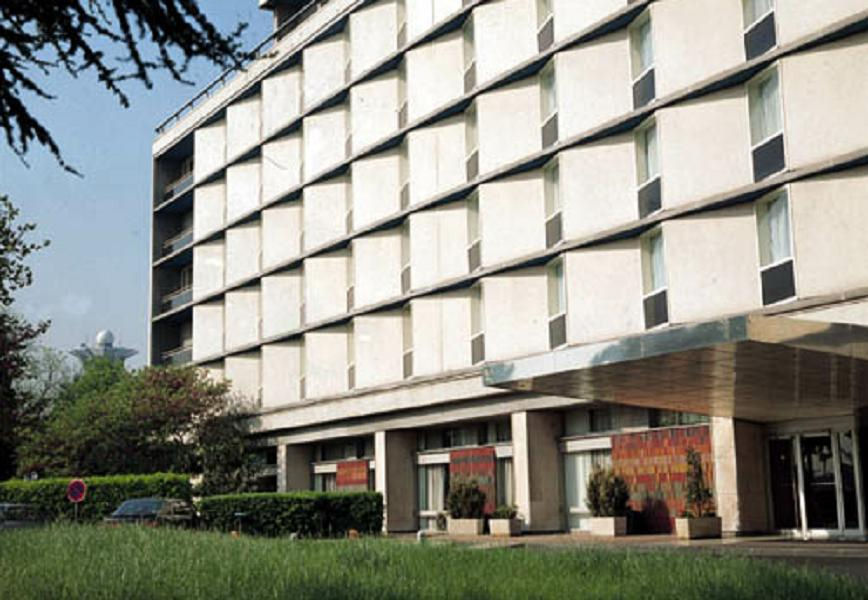
#> input picture images/Lines.jpg, 868 x 600 px
$ python canny_edge.py
#> lines starting #> are read from the running program, lines starting #| are printed output that depends on the picture
import numpy as np
from scipy import signal
from scipy.ndimage import filters
import matplotlib.pyplot as plt
from matplotlib import colors


def myCanny(image, tl, th):
    '''Canny edge detection algorithm
    inputs : Grayscale image , tl : low threshold, th : high threshold
    output : Edge image or Canny image
    Basic steps of canny are :
        1. Image smoothing using gaussian kernel for de-noising
        2. Getting gradient magnitude image
        3. None maxima suppression:
            Suppression of week edges at the same direction to have a thin edge
        4. Double thresholding :
            Suppress globally weak edges that bellow tl, and keep that above th
        5. Edge tracking:
            track remaining pixels with values in between tl and th. Suppress them
            if they haven't a strong edge in its neighbors.
    '''
    # 1. Image smoothing
    sigma = 1.4
    im1 = filters.gaussian_filter(image, (sigma, sigma))

    # 2. Getting gradient magnitude image
    sobelx = np.array([[-1, 0, 1],
                       [-2, 0, 2],
                       [-1, 0, 1]])
    sobely = sobelx.T

    Gx = signal.convolve2d(im1, sobelx, "same")
    Gy = signal.convolve2d(im1, sobely, "same")

    G = np.sqrt(Gx**2 + Gy**2)

    # 3. None maxima suppression
    # Getting gradient direction at first
    theta = np.arctan2(Gy, Gx)
    theta = 180 + (180/np.pi)*theta
    x0, y0 = np.where(((theta < 22.5)+(theta > 157.5)*(theta < 202.5)
                       + (theta > 337.5)) == True)
    x45, y45 = np.where(((theta > 22.5)*(theta < 67.5)
                         + (theta > 202.5)*(theta < 247.5)) == True)
    x90, y90 = np.where(((theta > 67.5)*(theta < 112.5)
                         + (theta > 247.5)*(theta < 292.5)) == True)
    x135, y135 = np.where(((theta > 112.5)*(theta < 157.5)
                           + (theta > 292.5)*(theta < 337.5)) == True)
    # Apply none-max suppression
    theta[x0, y0] = 0
    theta[x45, y45] = 1
    theta[x90, y90] = 2
    theta[x135, y135] = 3
    dirs = theta
    edgeCoords = np.array(G.nonzero()).T
    for c in edgeCoords:
        gradDir = dirs[c[0], c[1]]
        try:
            if gradDir == 0:
                idx = [[c[0], c[1]+1],
                       [c[0],  c[1]-1],
                       [c[0], c[1]+2],
                       [c[0], c[1]-2]]
            elif gradDir == 1:
                idx = [[c[0]+1, c[1]+1],
                       [c[0]-1,  c[1]-1],
                       [c[0]+2, c[1]+2],
                       [c[0]-2, c[1]-2]]
            elif gradDir == 2:
                idx = [[c[0]+1, c[1]],
                       [c[0]-1,  c[1]],
                       [c[0]+2, c[1]],
                       [c[0]-2, c[1]]]
            elif gradDir == 3:
                idx = [[c[0]+1, c[1]-1],
                       [c[0]-1,  c[1]+1],
                       [c[0]+2, c[1]-2],
                       [c[0]-2, c[1]+2]]
            for i in idx:
                if G[i[0], i[1]] > G[c[0], c[1]]:
                    G[c[0], c[1]] = 0
        except:
            pass

    # 4. Double Thresholding
    remainingEdges = np.array(G.nonzero()).T
    for e in remainingEdges:
        if G[e[0], e[1]] < tl:
            G[e[0], e[1]] = 0
        elif G[e[0], e[1]] > th:
            G[e[0], e[1]] = 255

    # 5. Edge tracking by hysteresis
    remEdges = np.array(G.nonzero()).T
    for re in remEdges:
        if G[re[0], re[1]] != 255:
            try:
                neighbors = G[re[0]-1:re[0]+2, re[1]-1:re[1]+2].flatten()
                if np.max(neighbors) == 255:
                    G[re[0], re[1]] = 255
                else:
                    G[re[0], re[1]] = 0
            except:
                G[re[0], re[1]] = 0
                continue
    return G


if __name__ == '__main__':
    # Load Image
    image = plt.imread("images/Lines.jpg")
#> image is the input picture: shape (600, 868, 3); mean R, G, B 143, 143.6, 133.8
    # Extract value channel (intensity)
    hsvImage = colors.rgb_to_hsv(image)
#> hsvImage: shape (600, 868, 3) float32; mean of channels 0, 1, 2 0.2, 0.2, 150.8
    valIm = hsvImage[..., 2]
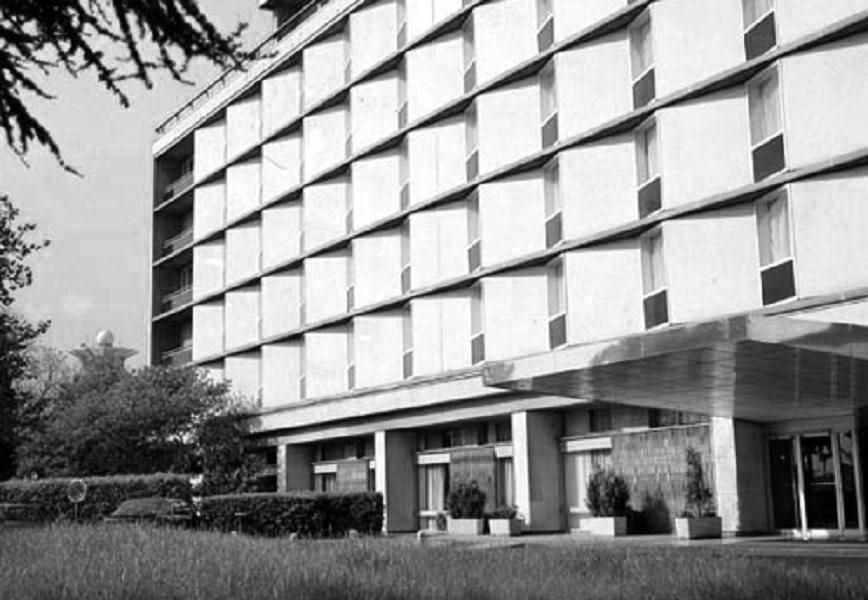
#> valIm: shape (600, 868) float32; min 0, max 255, mean 150.8
    cannyIm = myCanny(valIm, 75, 150)
#> in myCanny, `Gx = signal.convolve2d(im1, sobelx, "same")`:
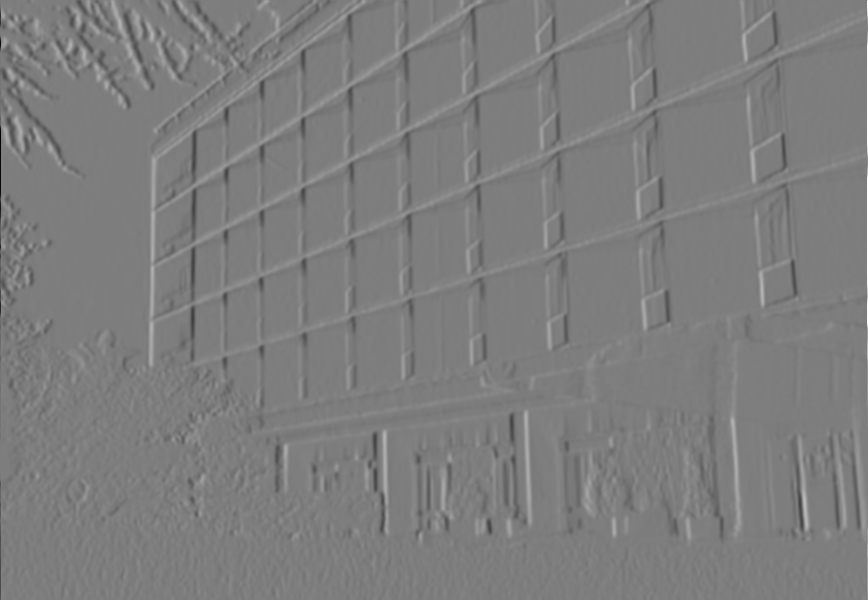
#> Gx: shape (600, 868) float64; min -915.7, max 940, mean -0.2; drawn with min black and max white
#> in myCanny, `Gy = signal.convolve2d(im1, sobely, "same")`:
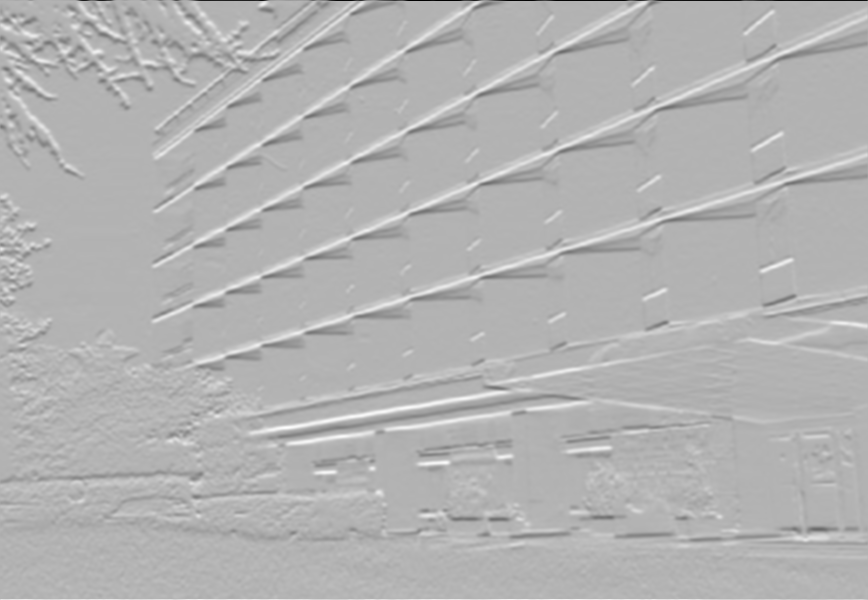
#> Gy: shape (600, 868) float64; min -1019.5, max 433, mean 0.6; drawn with min black and max white
#> in myCanny, `theta[x135, y135] = 3`:
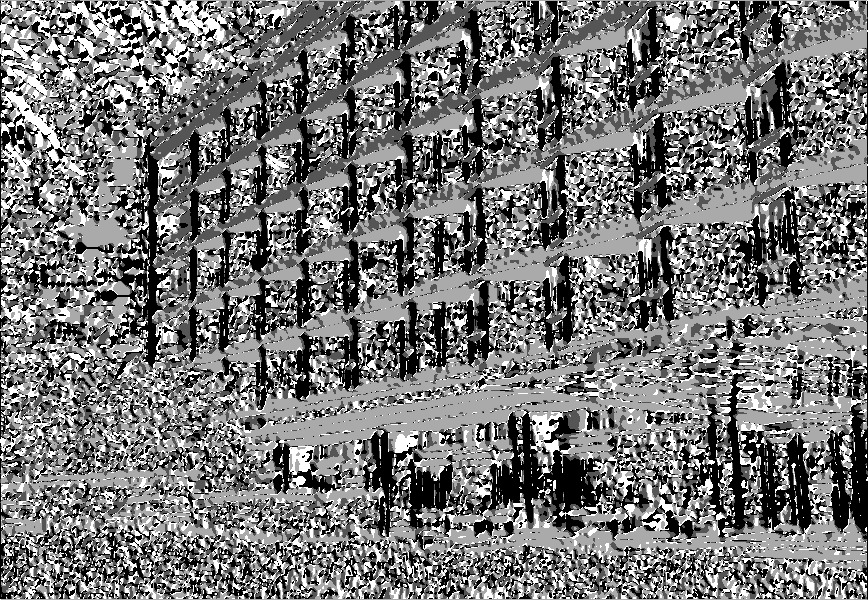
#> theta: shape (600, 868) float64; min 0, max 3, mean 1.39; drawn with min black and max white
#> in myCanny, `edgeCoords = np.array(G.nonzero()).T`: edgeCoords = 520754 pairs, first value 0 to 599, second value 0 to 867
#> the loop in myCanny, `for c in edgeCoords:` made 520754 passes
#> (c, gradDir, idx) on passes 1 to 12: ([0, 0], 1, [[1, 1], [-1, -1], [2, 2], [-2, -2]]), ([0, 1], 2, [[1, 1], [-1, 1], [2, 1], [-2, 1]]), ([0, 2], 2, [[1, 2], [-1, 2], [2, 2], [-2, 2]]), ([0, 3], 2, [[1, 3], [-1, 3], [2, 3], [-2, 3]]), ([0, 4], 2, [[1, 4], [-1, 4], [2, 4], [-2, 4]]), ([0, 5], 2, [[1, 5], [-1, 5], [2, 5], [-2, 5]]), ([0, 6], 2, [[1, 6], [-1, 6], [2, 6], [-2, 6]]), ([0, 7], 2, [[1, 7], [-1, 7], [2, 7], [-2, 7]]), ([0, 8], 2, [[1, 8], [-1, 8], [2, 8], [-2, 8]]), ([0, 9], 2, [[1, 9], [-1, 9], [2, 9], [-2, 9]]), ([0, 10], 2, [[1, 10], [-1, 10], [2, 10], [-2, 10]]), ([0, 11], 2, [[1, 11], [-1, 11], [2, 11], [-2, 11]])
#> (gradDir, idx) on passes 61 to 66: (2, [[1, 60], [-1, 60], [2, 60], [-2, 60]]), (2, [[1, 61], [-1, 61], [2, 61], [-2, 61]]), (2, [[1, 62], [-1, 62], [2, 62], [-2, 62]]), (2, [[1, 63], [-1, 63], [2, 63], [-2, 63]]), (2, [[1, 64], [-1, 64], [2, 64], [-2, 64]]), (2, [[1, 65], [-1, 65], [2, 65], [-2, 65]])
#> after the loop in myCanny, `for c in edgeCoords:`:
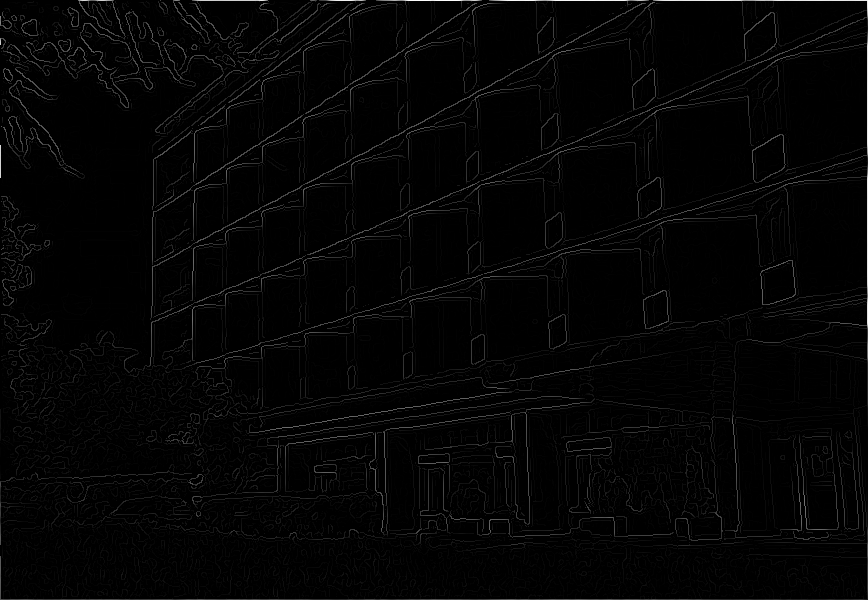
#> G: shape (600, 868) float64; min 0, max 1019.5, mean 18; drawn with min black and max white
#> in myCanny, `remainingEdges = np.array(G.nonzero()).T`: remainingEdges = 121377 pairs, first value 0 to 599, second value 0 to 867
#> the loop in myCanny, `for e in remainingEdges:` made 121377 passes
#> e on passes 1 to 3: [0, 78], [0, 79], [0, 80]
#> after the loop in myCanny, `for e in remainingEdges:`:
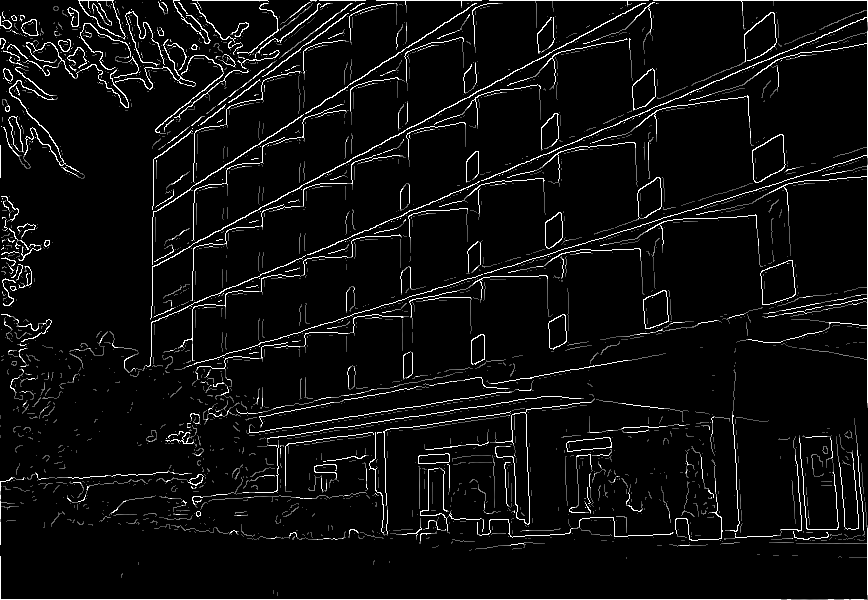
#> G: shape (600, 868) float64; min 0, max 255, mean 13.5
#> in myCanny, `remEdges = np.array(G.nonzero()).T`: remEdges = 36785 pairs, first value 0 to 599, second value 0 to 867
#> the loop in myCanny, `for re in remEdges:` made 36785 passes
#> neighbors on passes 657, 660, 662, 663, 665, 666, 668, 669, 670, 673, 674, 675: [255, 255, 255, 0, 76.85, 0, 0, 0, 0], [255, 255, 255, 0, 115.1, 0, 0, 130.5, 0], [0, 0, 0, 0, 93.39, 0, 0, 106.4, 0], [0, 0, 0, 0, 136.9, 0, 0, 255, 0], [255, 255, 255, 0, 149.4, 0, 0, 255, 0], [255, 255, 255, 0, 98.2, 0, 0, 0, 0], [255, 255, 255, 0, 127.9, 0, 126.8, 0, 0], [255, 255, 255, 0, 149.5, 0, 0, 0, 0], [255, 255, 255, 0, 140.4, 0, 0, 0, 0], [255, 255, 255, 0, 101.8, 0, 0, 0, 0], [255, 255, 255, 0, 119.6, 0, 0, 117.9, 0], [255, 255, 255, 0, 93.2, 0, 0, 94.9, 0]
#> re on passes 1 to 6: [0, 78], [0, 79], [0, 80], [0, 81], [0, 82], [0, 83]
#> after the loop in myCanny, `for re in remEdges:`:
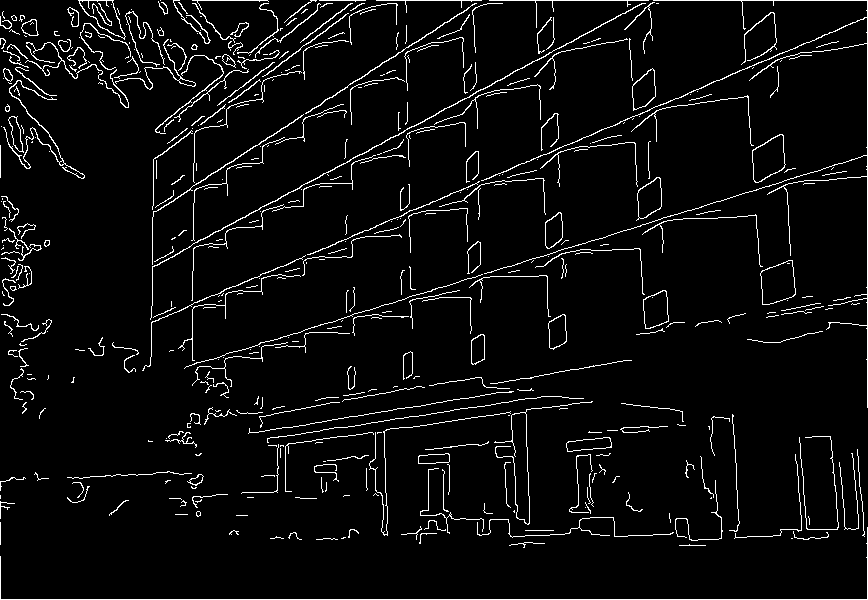
#> G: shape (600, 868) float64; 4.8% white in thin lines or dots
    # Show Canny image
    plt.set_cmap("gray")
    plt.imshow(cannyIm)
    plt.show()
